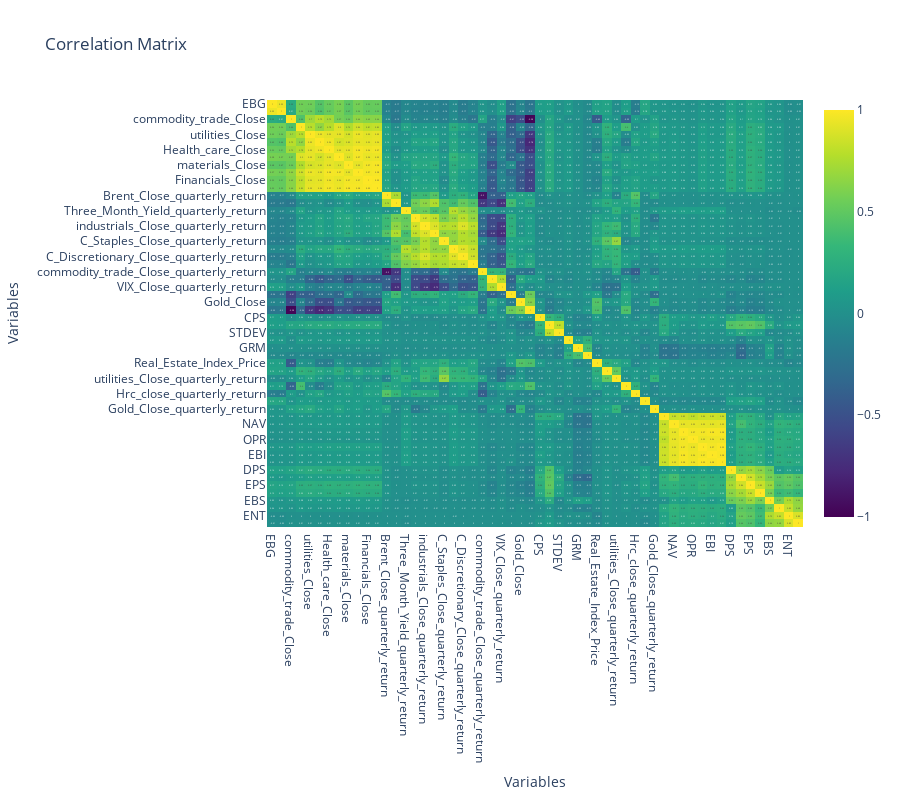

The cell this chart's notebook holds for it:
### Code cell
linked = sch.linkage(sch.distance.pdist(corr), method='ward')
cluster_order = sch.dendrogram(linked, no_plot=True)['leaves']

# Reorder the correlation matrix
correlation_matrix_ordered = corr.iloc[cluster_order, cluster_order]

fig = go.Figure(data=go.Heatmap(
                   z=correlation_matrix_ordered.values,
                   x=correlation_matrix_ordered.columns,
                   y=correlation_matrix_ordered.columns,
                   text=correlation_matrix_ordered.round(2).values,
                   texttemplate="%{text}",
                   colorscale='Viridis',
                   zmin=-1, zmax=1))

# Update the layout
fig.update_layout(
    title='Correlation Matrix',
    xaxis_title="Variables",
    yaxis_title="Variables",
    xaxis=dict(side='bottom'),
    yaxis=dict(autorange='reversed'),
    width=900,  # or any width you desire
    height=800,  # or any height you desire
)

fig.show()

### Figure 1 — Plotly figure (JSON) as saved in the notebook; plotly's stock layout.template omitted (floating-point values rounded to 4 significant figures; data arrays with more than 128 entries replaced by an {"elided": "..."} marker saying what was removed)
{"data": [{"colorscale": [[0, "#440154"], [0.1111, "#482878"], [0.2222, "#3e4989"], [0.3333, "#31688e"], [0.4444, "#26828e"], [0.5556, "#1f9e89"], [0.6667, "#35b779"], [0.7778, "#6ece58"], [0.8889, "#b5de2b"], [1, "#fde725"]], "text": {"elided": "56x56 float values"}, "texttemplate": "%{text}", "type": "heatmap", "x": ["EBG", "FFO", "commodity_trade_Close", "Three_Month_Yield", "utilities_Close", "C_Staples_Close", "Health_care_Close", "information_Close", "materials_Close", "C_Discretionary_Close", "Financials_Close", "industrials_Close", "Brent_Close_quarterly_return", "Energy_Close_quarterly_return", "Three_Month_Yield_quarterly_return", "Financials_Close_quarterly_return", "industrials_Close_quarterly_return", "materials_Close_quarterly_return", "C_Staples_Close_quarterly_return", "information_Close_quarterly_return", "C_Discretionary_Close_quarterly_return", "Health_care_Close_quarterly_return", "commodity_trade_Close_quarterly_return", "VIX_Close", "VIX_Close_quarterly_return", "Energy_Close", "Gold_Close", "Brent_Close", "CPS", "MEAN", "STDEV", "ROE", "GRM", "ROA", "Real_Estate_Index_Price", "Real_Estate_Index_Price_quarterly_return", "utilities_Close_quarterly_return", "Hrc_close", "Hrc_close_quarterly_return", "CSH", "Gold_Close_quarterly_return", "SAL", "NAV", "EBT", "OPR", "NET", "EBI", "PRE", "DPS", "BPS", "EPS", "GPS", "EBS", "CPX", "ENT", "NDT"], "y": ["EBG", "FFO", "commodity_trade_Close", "Three_Month_Yield", "utilities_Close", "C_Staples_Close", "Health_care_Close", "information_Close", "materials_Close", "C_Discretionary_Close", "Financials_Close", "industrials_Close", "Brent_Close_quarterly_return", "Energy_Close_quarterly_return", "Three_Month_Yield_quarterly_return", "Financials_Close_quarterly_return", "industrials_Close_quarterly_return", "materials_Close_quarterly_return", "C_Staples_Close_quarterly_return", "information_Close_quarterly_return", "C_Discretionary_Close_quarterly_return", "Health_care_Close_quarterly_return", "commodity_trade_Close_quarterly_return", "VIX_Close", "VIX_Close_quarterly_return", "Energy_Close", "Gold_Close", "Brent_Close", "CPS", "MEAN", "STDEV", "ROE", "GRM", "ROA", "Real_Estate_Index_Price", "Real_Estate_Index_Price_quarterly_return", "utilities_Close_quarterly_return", "Hrc_close", "Hrc_close_quarterly_return", "CSH", "Gold_Close_quarterly_return", "SAL", "NAV", "EBT", "OPR", "NET", "EBI", "PRE", "DPS", "BPS", "EPS", "GPS", "EBS", "CPX", "ENT", "NDT"], "z": {"elided": "56x56 float values"}, "zmax": 1, "zmin": -1}], "layout": {"height": 800, "title": {"text": "Correlation Matrix"}, "width": 900, "xaxis": {"side": "bottom", "title": {"text": "Variables"}}, "yaxis": {"autorange": "reversed", "title": {"text": "Variables"}}}}
